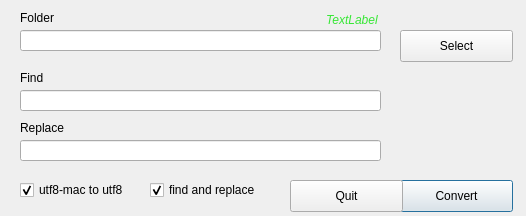
<?xml version="1.0" encoding="UTF-8"?>
<ui version="4.0">
 <class>Dialog</class>
 <widget class="QDialog" name="Dialog">
  <property name="geometry">
   <rect>
    <x>0</x>
    <y>0</y>
    <width>526</width>
    <height>216</height>
   </rect>
  </property>
  <property name="minimumSize">
   <size>
    <width>526</width>
    <height>216</height>
   </size>
  </property>
  <property name="maximumSize">
   <size>
    <width>526</width>
    <height>216</height>
   </size>
  </property>
  <property name="acceptDrops">
   <bool>false</bool>
  </property>
  <property name="windowTitle">
   <string>M3U8 Converter</string>
  </property>
  <widget class="QLineEdit" name="lineEdit_find">
   <property name="geometry">
    <rect>
     <x>20</x>
     <y>90</y>
     <width>361</width>
     <height>21</height>
    </rect>
   </property>
  </widget>
  <widget class="QLineEdit" name="lineEdit_replace">
   <property name="geometry">
    <rect>
     <x>20</x>
     <y>140</y>
     <width>361</width>
     <height>21</height>
    </rect>
   </property>
  </widget>
  <widget class="QLabel" name="label_find">
   <property name="geometry">
    <rect>
     <x>20</x>
     <y>70</y>
     <width>111</width>
     <height>16</height>
    </rect>
   </property>
   <property name="text">
    <string>Find</string>
   </property>
  </widget>
  <widget class="QLineEdit" name="lineEdit_folder">
   <property name="enabled">
    <bool>true</bool>
   </property>
   <property name="geometry">
    <rect>
     <x>20</x>
     <y>30</y>
     <width>361</width>
     <height>21</height>
    </rect>
   </property>
   <property name="focusPolicy">
    <enum>Qt::StrongFocus</enum>
   </property>
  </widget>
  <widget class="QLabel" name="label_folder">
   <property name="geometry">
    <rect>
     <x>20</x>
     <y>10</y>
     <width>60</width>
     <height>16</height>
    </rect>
   </property>
   <property name="text">
    <string>Folder</string>
   </property>
  </widget>
  <widget class="QLabel" name="label_replace">
   <property name="geometry">
    <rect>
     <x>20</x>
     <y>120</y>
     <width>111</width>
     <height>16</height>
    </rect>
   </property>
   <property name="text">
    <string>Replace</string>
   </property>
  </widget>
  <widget class="QPushButton" name="button_select">
   <property name="geometry">
    <rect>
     <x>400</x>
     <y>30</y>
     <width>113</width>
     <height>32</height>
    </rect>
   </property>
   <property name="text">
    <string>Select</string>
   </property>
   <property name="autoDefault">
    <bool>false</bool>
   </property>
   <property name="default">
    <bool>false</bool>
   </property>
   <property name="flat">
    <bool>false</bool>
   </property>
  </widget>
  <widget class="QPushButton" name="button_convert">
   <property name="geometry">
    <rect>
     <x>400</x>
     <y>180</y>
     <width>113</width>
     <height>32</height>
    </rect>
   </property>
   <property name="mouseTracking">
    <bool>false</bool>
   </property>
   <property name="text">
    <string>Convert</string>
   </property>
   <property name="autoDefault">
    <bool>true</bool>
   </property>
   <property name="default">
    <bool>true</bool>
   </property>
   <property name="flat">
    <bool>false</bool>
   </property>
  </widget>
  <widget class="QPushButton" name="button_quit">
   <property name="geometry">
    <rect>
     <x>290</x>
     <y>180</y>
     <width>113</width>
     <height>32</height>
    </rect>
   </property>
   <property name="text">
    <string>Quit</string>
   </property>
   <property name="autoDefault">
    <bool>false</bool>
   </property>
  </widget>
  <widget class="QLabel" name="label_image_1">
   <property name="geometry">
    <rect>
     <x>410</x>
     <y>70</y>
     <width>91</width>
     <height>91</height>
    </rect>
   </property>
   <property name="toolTip">
    <string/>
   </property>
   <property name="toolTipDuration">
    <number>1</number>
   </property>
   <property name="whatsThis">
    <string/>
   </property>
   <property name="text">
    <string/>
   </property>
   <property name="pixmap">
    <pixmap resource="resources.qrc">:/images/img/icon.png</pixmap>
   </property>
   <property name="scaledContents">
    <bool>true</bool>
   </property>
  </widget>
  <widget class="QCheckBox" name="checkBox_utf8">
   <property name="geometry">
    <rect>
     <x>20</x>
     <y>180</y>
     <width>131</width>
     <height>20</height>
    </rect>
   </property>
   <property name="text">
    <string>utf8-mac to utf8</string>
   </property>
   <property name="checked">
    <bool>true</bool>
   </property>
  </widget>
  <widget class="QCheckBox" name="checkBox_find_replace">
   <property name="geometry">
    <rect>
     <x>150</x>
     <y>180</y>
     <width>131</width>
     <height>20</height>
    </rect>
   </property>
   <property name="text">
    <string>find and replace</string>
   </property>
   <property name="checked">
    <bool>true</bool>
   </property>
  </widget>
  <widget class="QLabel" name="label_count">
   <property name="enabled">
    <bool>true</bool>
   </property>
   <property name="geometry">
    <rect>
     <x>180</x>
     <y>10</y>
     <width>201</width>
     <height>20</height>
    </rect>
   </property>
   <property name="font">
    <font>
     <italic>true</italic>
    </font>
   </property>
   <property name="layoutDirection">
    <enum>Qt::RightToLeft</enum>
   </property>
   <property name="text">
    <string>&lt;html&gt;&lt;head/&gt;&lt;body&gt;&lt;p&gt;&lt;span style=&quot; color:#37e735;&quot;&gt;TextLabel &lt;/span&gt;&lt;/p&gt;&lt;/body&gt;&lt;/html&gt;</string>
   </property>
   <property name="alignment">
    <set>Qt::AlignRight|Qt::AlignTrailing|Qt::AlignVCenter</set>
   </property>
   <property name="textInteractionFlags">
    <set>Qt::TextEditable</set>
   </property>
  </widget>
  <zorder>lineEdit_replace</zorder>
  <zorder>lineEdit_find</zorder>
  <zorder>label_find</zorder>
  <zorder>label_folder</zorder>
  <zorder>label_replace</zorder>
  <zorder>button_select</zorder>
  <zorder>button_convert</zorder>
  <zorder>button_quit</zorder>
  <zorder>label_image_1</zorder>
  <zorder>checkBox_utf8</zorder>
  <zorder>checkBox_find_replace</zorder>
  <zorder>lineEdit_folder</zorder>
  <zorder>label_count</zorder>
 </widget>
 <tabstops>
  <tabstop>lineEdit_folder</tabstop>
  <tabstop>button_select</tabstop>
  <tabstop>lineEdit_find</tabstop>
  <tabstop>lineEdit_replace</tabstop>
  <tabstop>checkBox_utf8</tabstop>
  <tabstop>checkBox_find_replace</tabstop>
  <tabstop>button_quit</tabstop>
  <tabstop>button_convert</tabstop>
 </tabstops>
 <resources>
  <include location="resources.qrc"/>
 </resources>
 <connections>
  <connection>
   <sender>button_select</sender>
   <signal>clicked()</signal>
   <receiver>Dialog</receiver>
   <slot>select_button_clicked()</slot>
   <hints>
    <hint type="sourcelabel">
     <x>456</x>
     <y>45</y>
    </hint>
    <hint type="destinationlabel">
     <x>262</x>
     <y>107</y>
    </hint>
   </hints>
  </connection>
  <connection>
   <sender>button_quit</sender>
   <signal>clicked()</signal>
   <receiver>Dialog</receiver>
   <slot>quit_button_clicked()</slot>
   <hints>
    <hint type="sourcelabel">
     <x>326</x>
     <y>195</y>
    </hint>
    <hint type="destinationlabel">
     <x>262</x>
     <y>107</y>
    </hint>
   </hints>
  </connection>
  <connection>
   <sender>button_convert</sender>
   <signal>clicked()</signal>
   <receiver>Dialog</receiver>
   <slot>convert_button_clicked()</slot>
   <hints>
    <hint type="sourcelabel">
     <x>456</x>
     <y>195</y>
    </hint>
    <hint type="destinationlabel">
     <x>262</x>
     <y>107</y>
    </hint>
   </hints>
  </connection>
  <connection>
   <sender>checkBox_utf8</sender>
   <signal>stateChanged(int)</signal>
   <receiver>Dialog</receiver>
   <slot>utf8_checkbox()</slot>
   <hints>
    <hint type="sourcelabel">
     <x>85</x>
     <y>189</y>
    </hint>
    <hint type="destinationlabel">
     <x>262</x>
     <y>107</y>
    </hint>
   </hints>
  </connection>
  <connection>
   <sender>checkBox_find_replace</sender>
   <signal>stateChanged(int)</signal>
   <receiver>Dialog</receiver>
   <slot>find_replace_checkbox()</slot>
   <hints>
    <hint type="sourcelabel">
     <x>215</x>
     <y>189</y>
    </hint>
    <hint type="destinationlabel">
     <x>262</x>
     <y>107</y>
    </hint>
   </hints>
  </connection>
  <connection>
   <sender>lineEdit_folder</sender>
   <signal>textEdited(QString)</signal>
   <receiver>Dialog</receiver>
   <slot>line_folder()</slot>
   <hints>
    <hint type="sourcelabel">
     <x>200</x>
     <y>40</y>
    </hint>
    <hint type="destinationlabel">
     <x>262</x>
     <y>107</y>
    </hint>
   </hints>
  </connection>
  <connection>
   <sender>lineEdit_find</sender>
   <signal>textEdited(QString)</signal>
   <receiver>Dialog</receiver>
   <slot>line_find()</slot>
   <hints>
    <hint type="sourcelabel">
     <x>200</x>
     <y>100</y>
    </hint>
    <hint type="destinationlabel">
     <x>262</x>
     <y>107</y>
    </hint>
   </hints>
  </connection>
  <connection>
   <sender>lineEdit_replace</sender>
   <signal>textEdited(QString)</signal>
   <receiver>Dialog</receiver>
   <slot>line_replace()</slot>
   <hints>
    <hint type="sourcelabel">
     <x>200</x>
     <y>150</y>
    </hint>
    <hint type="destinationlabel">
     <x>262</x>
     <y>107</y>
    </hint>
   </hints>
  </connection>
  <connection>
   <sender>label_count</sender>
   <signal>objectNameChanged(QString)</signal>
   <receiver>Dialog</receiver>
   <slot>label_count()</slot>
   <hints>
    <hint type="sourcelabel">
     <x>280</x>
     <y>19</y>
    </hint>
    <hint type="destinationlabel">
     <x>262</x>
     <y>107</y>
    </hint>
   </hints>
  </connection>
 </connections>
 <slots>
  <slot>select_button_clicked()</slot>
  <slot>convert_button_clicked()</slot>
  <slot>utf8_checkbox()</slot>
  <slot>find_replace_checkbox()</slot>
  <slot>line_folder()</slot>
  <slot>line_find()</slot>
  <slot>line_replace()</slot>
  <slot>label_count()</slot>
  <slot>quit_button_clicked()</slot>
 </slots>
</ui>
